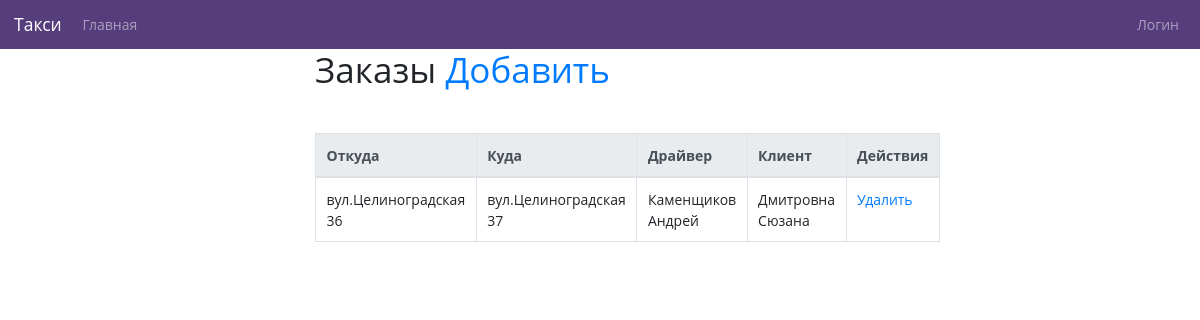
The app's page /order_operator/, older data.
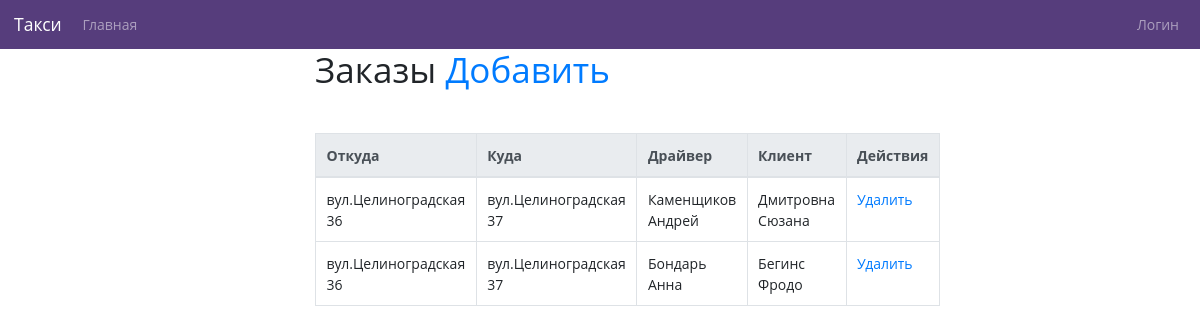
The same page, newer data.
### taxi/models.py (models this page shows, shortened)
class Order(models.Model):
	client = models.OneToOneField(Client,on_delete=models.CASCADE,null=True,blank=True)
	driver = models.OneToOneField(Driver,on_delete=models.CASCADE,null=True,blank=True)
	place_from = models.CharField(max_length=150)
	status = models.ForeignKey(Status,on_delete=models.CASCADE,null=True,blank=True,default=1)
	place_to = models.CharField(max_length=150)
	slug = models.SlugField(max_length=50,unique=True, blank=True)
	def get_delete_url(self):
		return reverse('order_delete_url', kwargs={'slug':self.slug})

class Driver(models.Model):
	user = models.OneToOneField(MyUser,on_delete=models.CASCADE)
	car = models.OneToOneField(Car,on_delete=models.CASCADE)
	slug = models.SlugField(max_length=50,unique=True, blank=True)

class MyUser(models.Model):
	user = models.OneToOneField(User,on_delete=models.CASCADE)
	phonenumber = PhoneNumberField(unique=True)

class Client(models.Model):
	user = models.OneToOneField(MyUser,on_delete=models.CASCADE)
	slug = models.SlugField(max_length=50,unique=True, blank=True)

### taxi/views.py (the view)
# urls.py: path('order_operator/',order_operator_list,name='order_operator_list'),
def order_operator_list(request):
    order = Order.objects.all()
    return render(request,'taxi/list_order_operator.html',context={'order':order})

### taxi/templates/taxi/list_order_operator.html (shortened to what this page needs)
{% extends 'taxi/base_blog.html' %}
{% load widget_tweaks %}
{% block content %}
<div class="row">
  <div class="col-9">
        <h1 class="mb-5">Заказы <a href="{% url 'order_operator_create_url' %}">Добавить</a></h1>
    <table class="table table-bordered tablesorter">
        <thead class="thead-light">
        <tr>
            <th scope="col">Откуда</th>
            <th scope="col">Куда</th>
            <th scope="col">Драйвер</th>
            <th scope="col">Клиент</th>
            <th scope="col">Действия</th>
        </tr>
        </thead>
        <tbody>
        {% for point in order %}
        <tr class="search">
            <td scope="col">{{ point.place_from }} </td>
            <td scope="col">{{point.place_to}}</td>
            <td scope="col">{{point.driver.user.user.last_name}} {{point.driver.user.user.first_name}}</td>
            <td scope="col">{{point.client.user.user.last_name}} {{point.client.user.user.first_name}}</td>
            <td scope="col"><a href="{{ point.get_delete_url }}">Удалить</a></td>
        </tr>
        {% endfor %}
        </tbody>
    </table>
  </div>
</div>
{% endblock %}

Row changes from the older to the newer data that the page shows:
added Order: place_from "вул.Целиноградская 36", place_to "вул.Целиноградская 37", driver.user.user.last_name "Бондарь", driver.user.user.first_name "Анна", client.user.user.last_name "Бегинс", client.user.user.first_name "Фродо"
